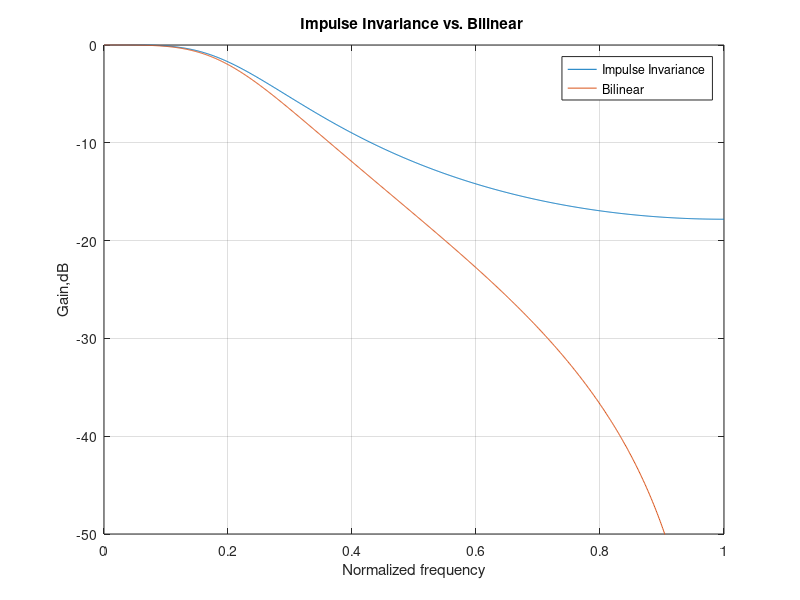

Write MATLAB code to recreate this figure.
% DF BW LP specfication
Wp=0.2*pi; Ws=0.6*pi; Ap=2; As=15;
T=1;Fs=1/T; % Sampling frequency(Hz)

% Use impulse invariance
wp_ii=Wp*Fs; ws_ii=Ws*Fs;
% Use bilinear invariance
wp_bi=2*tan(Wp/2)/T;ws_bi=2*tan(Ws/2)/T;

%determine the order of AF filter
[N_ii,wc_ii]=buttord(wp_ii,ws_ii,Ap,As,'s');
[N_bi,wc_bi]=buttord(wp_bi,ws_bi,Ap,As,'s');

%determine the AF-BW filter
[numa_ii,dena_ii]=butter(N_ii,wc_ii,'s');
[numa_bi,dena_bi]=butter(N_bi,wc_bi,'s');

%determine the DF filter
[numd_ii,dend_ii]=impinvar(numa_ii,dena_ii,Fs);
[numd_bi,dend_bi]=bilinear(numa_bi,dena_bi,Fs);

%plot the frequency response
w=linspace(0,pi,1024);
h_ii=freqz(numd_ii,dend_ii,w);
h_bi=freqz(numd_bi,dend_bi,w);
plot(w/pi,20*log10(abs(h_ii/max(abs(h_ii)))));
hold on; grid on;
plot(w/pi,20*log10(abs(h_bi)));
axis([0 1 -50 0]);
xlabel('Normalized frequency');ylabel('Gain,dB');
legend("Impulse Invariance","Bilinear");
title('Impulse Invariance vs. Bilinear ');